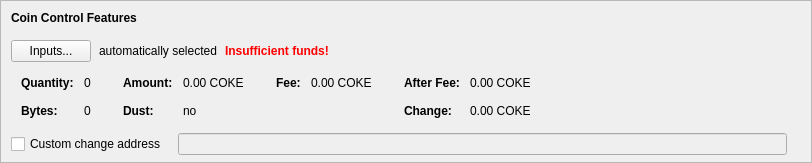
    <widget class="QFrame" name="frameCoinControl">
     <property name="sizePolicy">
      <sizepolicy hsizetype="Expanding" vsizetype="Expanding">
       <horstretch>0</horstretch>
       <verstretch>0</verstretch>
      </sizepolicy>
     </property>
     <property name="maximumSize">
      <size>
       <width>16777215</width>
       <height>16777215</height>
      </size>
     </property>
     <property name="frameShape">
      <enum>QFrame::StyledPanel</enum>
     </property>
     <property name="frameShadow">
      <enum>QFrame::Sunken</enum>
     </property>
     <layout class="QVBoxLayout" name="verticalLayoutCoinControl2">
      <property name="spacing">
       <number>0</number>
      </property>
      <property name="leftMargin">
       <number>0</number>
      </property>
      <property name="topMargin">
       <number>0</number>
      </property>
      <property name="rightMargin">
       <number>0</number>
      </property>
      <property name="bottomMargin">
       <number>6</number>
      </property>
      <item>
       <layout class="QVBoxLayout" name="verticalLayoutCoinControl" stretch="0,0,0,0,1">
        <property name="spacing">
         <number>0</number>
        </property>
        <property name="leftMargin">
         <number>10</number>
        </property>
        <property name="topMargin">
         <number>10</number>
        </property>
        <item>
         <layout class="QHBoxLayout" name="horizontalLayoutCoinControl1">
          <property name="bottomMargin">
           <number>15</number>
          </property>
          <item>
           <widget class="QLabel" name="labelCoinControlFeatures">
            <property name="sizePolicy">
             <sizepolicy hsizetype="Preferred" vsizetype="Maximum">
              <horstretch>0</horstretch>
              <verstretch>0</verstretch>
             </sizepolicy>
            </property>
            <property name="font">
             <font>
              <weight>75</weight>
              <bold>true</bold>
             </font>
            </property>
            <property name="styleSheet">
             <string notr="true">font-weight:bold;</string>
            </property>
            <property name="text">
             <string>Coin Control Features</string>
            </property>
           </widget>
          </item>
         </layout>
        </item>
        <item>
         <layout class="QHBoxLayout" name="horizontalLayoutCoinControl2" stretch="0,0,0,0">
          <property name="spacing">
           <number>8</number>
          </property>
          <property name="bottomMargin">
           <number>10</number>
          </property>
          <item>
           <widget class="QPushButton" name="pushButtonCoinControl">
            <property name="styleSheet">
             <string notr="true"/>
            </property>
            <property name="text">
             <string>Inputs...</string>
            </property>
            <property name="autoDefault">
             <bool>false</bool>
            </property>
           </widget>
          </item>
          <item>
           <widget class="QLabel" name="labelCoinControlAutomaticallySelected">
            <property name="text">
             <string>automatically selected</string>
            </property>
            <property name="margin">
             <number>5</number>
            </property>
           </widget>
          </item>
          <item>
           <widget class="QLabel" name="labelCoinControlInsuffFunds">
            <property name="font">
             <font>
              <weight>75</weight>
              <bold>true</bold>
             </font>
            </property>
            <property name="styleSheet">
             <string notr="true">color:red;font-weight:bold;</string>
            </property>
            <property name="text">
             <string>Insufficient funds!</string>
            </property>
            <property name="margin">
             <number>5</number>
            </property>
           </widget>
          </item>
          <item>
           <spacer name="horizontalSpacerCoinControl">
            <property name="orientation">
             <enum>Qt::Horizontal</enum>
            </property>
            <property name="sizeHint" stdset="0">
             <size>
              <width>40</width>
              <height>1</height>
             </size>
            </property>
           </spacer>
          </item>
         </layout>
        </item>
        <item>
         <widget class="QWidget" name="widgetCoinControl" native="true">
          <property name="sizePolicy">
           <sizepolicy hsizetype="Preferred" vsizetype="Preferred">
            <horstretch>0</horstretch>
            <verstretch>0</verstretch>
           </sizepolicy>
          </property>
          <property name="minimumSize">
           <size>
            <width>0</width>
            <height>0</height>
           </size>
          </property>
          <property name="styleSheet">
           <string notr="true"/>
          </property>
          <layout class="QHBoxLayout" name="horizontalLayoutCoinControl5">
           <property name="leftMargin">
            <number>0</number>
           </property>
           <property name="topMargin">
            <number>0</number>
           </property>
           <property name="rightMargin">
            <number>0</number>
           </property>
           <property name="bottomMargin">
            <number>0</number>
           </property>
           <item>
            <layout class="QHBoxLayout" name="horizontalLayoutCoinControl3" stretch="0,0,0,1">
             <property name="spacing">
              <number>20</number>
             </property>
             <property name="topMargin">
              <number>0</number>
             </property>
             <property name="bottomMargin">
              <number>10</number>
             </property>
             <item>
              <layout class="QFormLayout" name="formLayoutCoinControl1">
               <property name="horizontalSpacing">
                <number>10</number>
               </property>
               <property name="verticalSpacing">
                <number>14</number>
               </property>
               <property name="leftMargin">
                <number>10</number>
               </property>
               <property name="topMargin">
                <number>4</number>
               </property>
               <property name="rightMargin">
                <number>6</number>
               </property>
               <item row="0" column="0">
                <widget class="QLabel" name="labelCoinControlQuantityText">
                 <property name="font">
                  <font>
                   <weight>75</weight>
                   <bold>true</bold>
                  </font>
                 </property>
                 <property name="text">
                  <string>Quantity:</string>
                 </property>
                 <property name="margin">
                  <number>0</number>
                 </property>
                </widget>
               </item>
               <item row="0" column="1">
                <widget class="QLabel" name="labelCoinControlQuantity">
                 <property name="cursor">
                  <cursorShape>IBeamCursor</cursorShape>
                 </property>
                 <property name="contextMenuPolicy">
                  <enum>Qt::ActionsContextMenu</enum>
                 </property>
                 <property name="text">
                  <string notr="true">0</string>
                 </property>
                 <property name="margin">
                  <number>0</number>
                 </property>
                 <property name="textInteractionFlags">
                  <set>Qt::LinksAccessibleByMouse|Qt::TextSelectableByKeyboard|Qt::TextSelectableByMouse</set>
                 </property>
                </widget>
               </item>
               <item row="1" column="0">
                <widget class="QLabel" name="labelCoinControlBytesText">
                 <property name="font">
                  <font>
                   <weight>75</weight>
                   <bold>true</bold>
                  </font>
                 </property>
                 <property name="text">
                  <string>Bytes:</string>
                 </property>
                </widget>
               </item>
               <item row="1" column="1">
                <widget class="QLabel" name="labelCoinControlBytes">
                 <property name="cursor">
                  <cursorShape>IBeamCursor</cursorShape>
                 </property>
                 <property name="contextMenuPolicy">
                  <enum>Qt::ActionsContextMenu</enum>
                 </property>
                 <property name="text">
                  <string notr="true">0</string>
                 </property>
                 <property name="textInteractionFlags">
                  <set>Qt::LinksAccessibleByMouse|Qt::TextSelectableByKeyboard|Qt::TextSelectableByMouse</set>
                 </property>
                </widget>
               </item>
              </layout>
             </item>
             <item>
              <layout class="QFormLayout" name="formLayoutCoinControl2">
               <property name="horizontalSpacing">
                <number>10</number>
               </property>
               <property name="verticalSpacing">
                <number>14</number>
               </property>
               <property name="leftMargin">
                <number>6</number>
               </property>
               <property name="topMargin">
                <number>4</number>
               </property>
               <property name="rightMargin">
                <number>6</number>
               </property>
               <item row="0" column="0">
                <widget class="QLabel" name="labelCoinControlAmountText">
                 <property name="font">
                  <font>
                   <weight>75</weight>
                   <bold>true</bold>
                  </font>
                 </property>
                 <property name="text">
                  <string>Amount:</string>
                 </property>
                 <property name="margin">
                  <number>0</number>
                 </property>
                </widget>
               </item>
               <item row="0" column="1">
                <widget class="QLabel" name="labelCoinControlAmount">
                 <property name="cursor">
                  <cursorShape>IBeamCursor</cursorShape>
                 </property>
                 <property name="contextMenuPolicy">
                  <enum>Qt::ActionsContextMenu</enum>
                 </property>
                 <property name="text">
                  <string notr="true">0.00 COKE</string>
                 </property>
                 <property name="textInteractionFlags">
                  <set>Qt::LinksAccessibleByMouse|Qt::TextSelectableByKeyboard|Qt::TextSelectableByMouse</set>
                 </property>
                </widget>
               </item>
               <item row="1" column="0">
                <widget class="QLabel" name="labelCoinControlLowOutputText">
                 <property name="font">
                  <font>
                   <weight>75</weight>
                   <bold>true</bold>
                  </font>
                 </property>
                 <property name="text">
                  <string>Dust:</string>
                 </property>
                </widget>
               </item>
               <item row="1" column="1">
                <widget class="QLabel" name="labelCoinControlLowOutput">
                 <property name="cursor">
                  <cursorShape>IBeamCursor</cursorShape>
                 </property>
                 <property name="contextMenuPolicy">
                  <enum>Qt::ActionsContextMenu</enum>
                 </property>
                 <property name="text">
                  <string notr="true">no</string>
                 </property>
                 <property name="textInteractionFlags">
                  <set>Qt::LinksAccessibleByMouse|Qt::TextSelectableByKeyboard|Qt::TextSelectableByMouse</set>
                 </property>
                </widget>
               </item>
              </layout>
             </item>
             <item>
              <layout class="QFormLayout" name="formLayoutCoinControl3">
               <property name="horizontalSpacing">
                <number>10</number>
               </property>
               <property name="verticalSpacing">
                <number>14</number>
               </property>
               <property name="leftMargin">
                <number>6</number>
               </property>
               <property name="topMargin">
                <number>4</number>
               </property>
               <property name="rightMargin">
                <number>6</number>
               </property>
               <item row="0" column="0">
                <widget class="QLabel" name="labelCoinControlFeeText">
                 <property name="font">
                  <font>
                   <weight>75</weight>
                   <bold>true</bold>
                  </font>
                 </property>
                 <property name="text">
                  <string>Fee:</string>
                 </property>
                 <property name="margin">
                  <number>0</number>
                 </property>
                </widget>
               </item>
               <item row="0" column="1">
                <widget class="QLabel" name="labelCoinControlFee">
                 <property name="cursor">
                  <cursorShape>IBeamCursor</cursorShape>
                 </property>
                 <property name="contextMenuPolicy">
                  <enum>Qt::ActionsContextMenu</enum>
                 </property>
                 <property name="text">
                  <string notr="true">0.00 COKE</string>
                 </property>
                 <property name="textInteractionFlags">
                  <set>Qt::LinksAccessibleByMouse|Qt::TextSelectableByKeyboard|Qt::TextSelectableByMouse</set>
                 </property>
                </widget>
               </item>
             </layout>
             </item>
             <item>
              <layout class="QFormLayout" name="formLayoutCoinControl4">
               <property name="horizontalSpacing">
                <number>10</number>
               </property>
               <property name="verticalSpacing">
                <number>14</number>
               </property>
               <property name="leftMargin">
                <number>6</number>
               </property>
               <property name="topMargin">
                <number>4</number>
               </property>
               <property name="rightMargin">
                <number>6</number>
               </property>
               <item row="0" column="0">
                <widget class="QLabel" name="labelCoinControlAfterFeeText">
                 <property name="font">
                  <font>
                   <weight>75</weight>
                   <bold>true</bold>
                  </font>
                 </property>
                 <property name="text">
                  <string>After Fee:</string>
                 </property>
                 <property name="margin">
                  <number>0</number>
                 </property>
                </widget>
               </item>
               <item row="0" column="1">
                <widget class="QLabel" name="labelCoinControlAfterFee">
                 <property name="cursor">
                  <cursorShape>IBeamCursor</cursorShape>
                 </property>
                 <property name="contextMenuPolicy">
                  <enum>Qt::ActionsContextMenu</enum>
                 </property>
                 <property name="text">
                  <string notr="true">0.00 COKE</string>
                 </property>
                 <property name="textInteractionFlags">
                  <set>Qt::LinksAccessibleByMouse|Qt::TextSelectableByKeyboard|Qt::TextSelectableByMouse</set>
                 </property>
                </widget>
               </item>
               <item row="1" column="0">
                <widget class="QLabel" name="labelCoinControlChangeText">
                 <property name="font">
                  <font>
                   <weight>75</weight>
                   <bold>true</bold>
                  </font>
                 </property>
                 <property name="text">
                  <string>Change:</string>
                 </property>
                </widget>
               </item>
               <item row="1" column="1">
                <widget class="QLabel" name="labelCoinControlChange">
                 <property name="cursor">
                  <cursorShape>IBeamCursor</cursorShape>
                 </property>
                 <property name="contextMenuPolicy">
                  <enum>Qt::ActionsContextMenu</enum>
                 </property>
                 <property name="text">
                  <string notr="true">0.00 COKE</string>
                 </property>
                 <property name="textInteractionFlags">
                  <set>Qt::LinksAccessibleByMouse|Qt::TextSelectableByKeyboard|Qt::TextSelectableByMouse</set>
                 </property>
                </widget>
               </item>
              </layout>
             </item>
            </layout>
           </item>
          </layout>
         </widget>
        </item>
        <item>
         <layout class="QHBoxLayout" name="horizontalLayoutCoinControl4" stretch="0,0,0">
          <property name="spacing">
           <number>12</number>
          </property>
          <property name="sizeConstraint">
           <enum>QLayout::SetDefaultConstraint</enum>
          </property>
          <property name="topMargin">
           <number>5</number>
          </property>
          <property name="rightMargin">
           <number>5</number>
          </property>
          <item>
           <widget class="QCheckBox" name="checkBoxCoinControlChange">
            <property name="toolTip">
             <string>If this is activated, but the change address is empty or invalid, change will be sent to a newly generated address.</string>
            </property>
            <property name="text">
             <string>Custom change address</string>
            </property>
           </widget>
          </item>
          <item>
           <widget class="QValidatedLineEdit" name="lineEditCoinControlChange">
            <property name="enabled">
             <bool>false</bool>
            </property>
            <property name="sizePolicy">
             <sizepolicy hsizetype="Expanding" vsizetype="Fixed">
              <horstretch>0</horstretch>
              <verstretch>0</verstretch>
             </sizepolicy>
            </property>
           </widget>
          </item>
          <item>
           <widget class="QLabel" name="labelCoinControlChangeLabel">
            <property name="sizePolicy">
             <sizepolicy hsizetype="Preferred" vsizetype="Expanding">
              <horstretch>0</horstretch>
              <verstretch>0</verstretch>
             </sizepolicy>
            </property>
            <property name="minimumSize">
             <size>
              <width>0</width>
              <height>0</height>
             </size>
            </property>
            <property name="text">
             <string/>
            </property>
            <property name="margin">
             <number>3</number>
            </property>
           </widget>
          </item>
         </layout>
        </item>
        <item>
         <spacer name="verticalSpacerCoinControl">
          <property name="orientation">
           <enum>Qt::Vertical</enum>
          </property>
          <property name="sizeHint" stdset="0">
           <size>
            <width>800</width>
            <height>1</height>
           </size>
          </property>
         </spacer>
        </item>
       </layout>
      </item>
     </layout>
    </widget>
